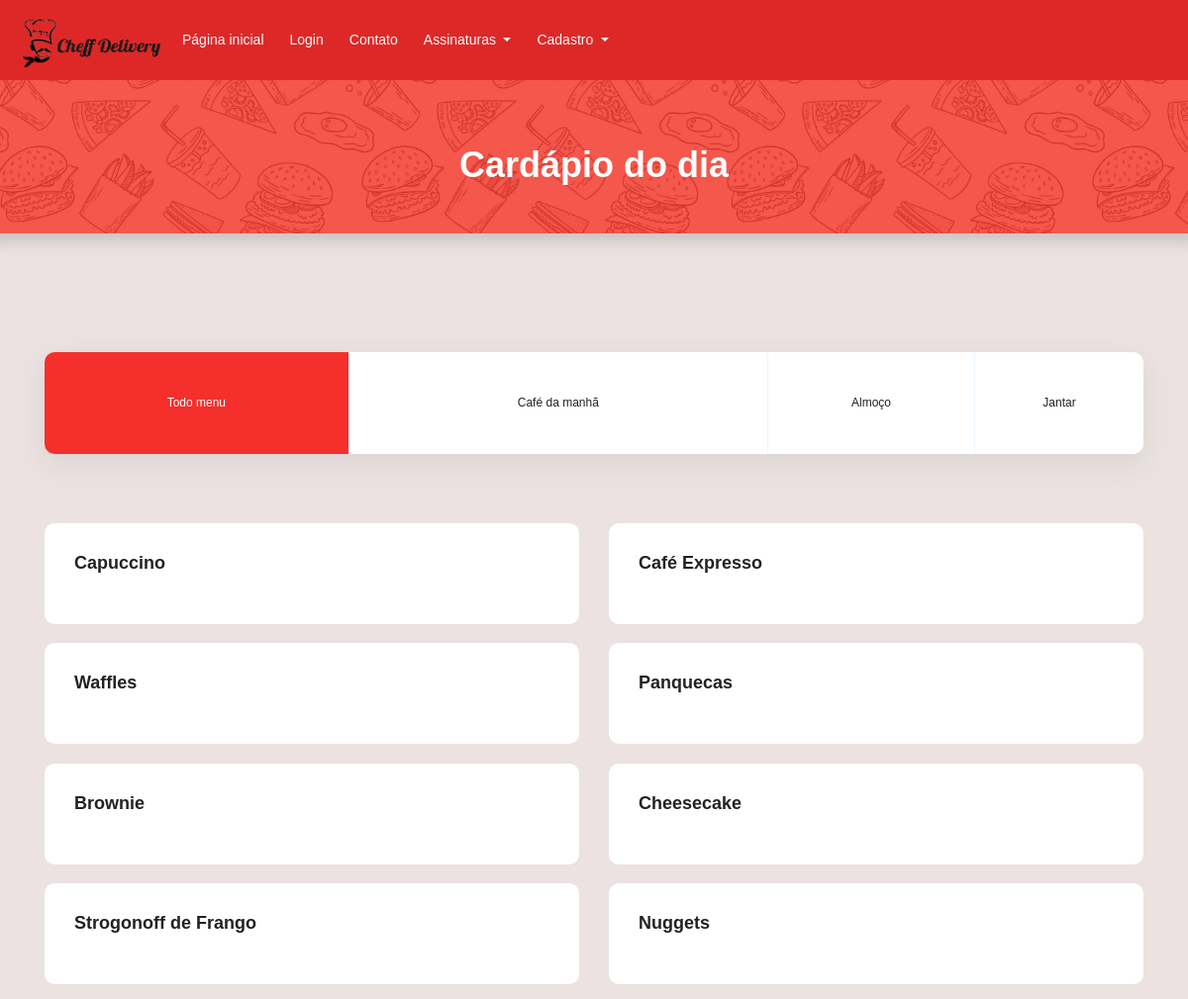
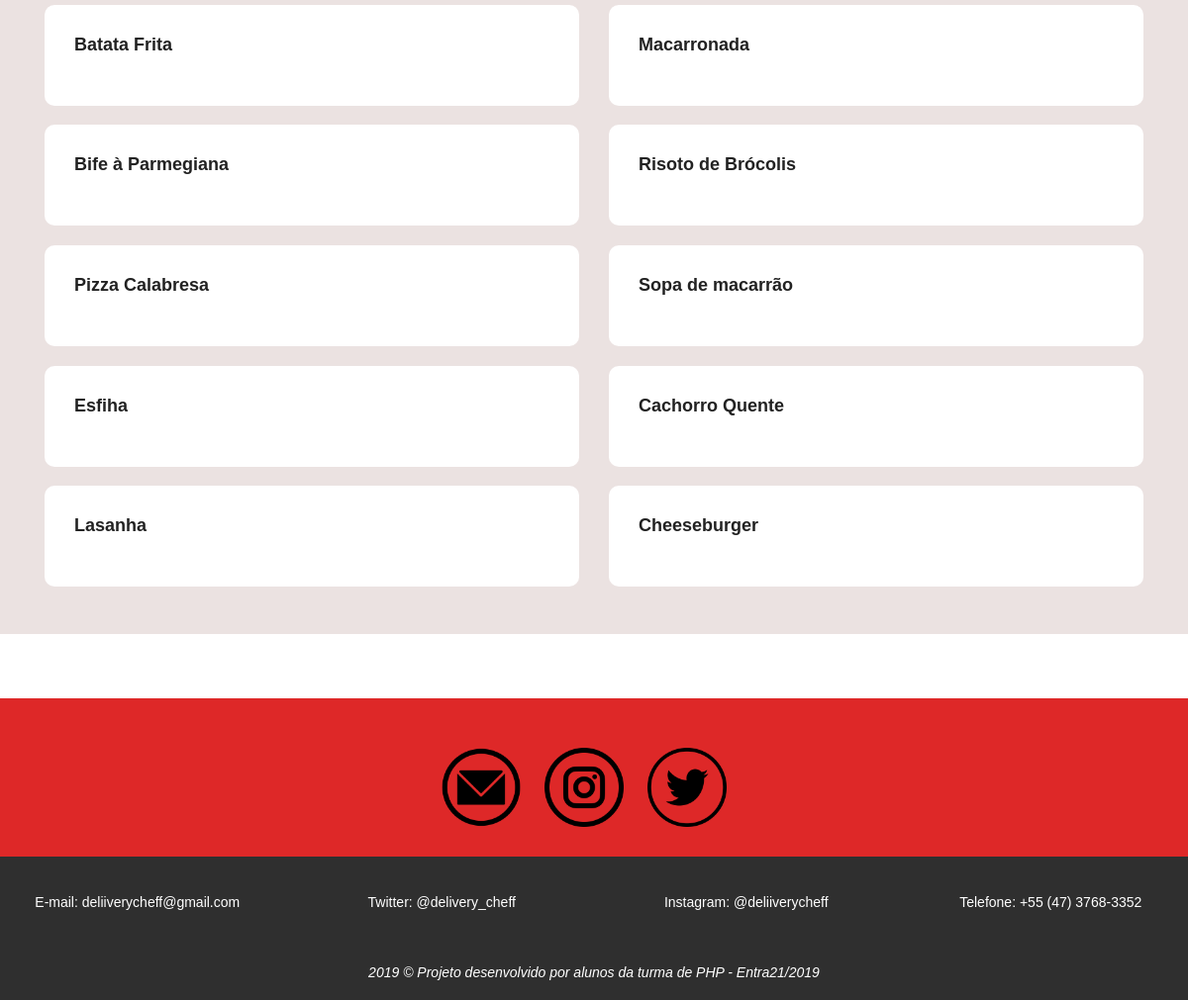
Page /cardapio.php on the committed database (2 pictures, top to bottom).
### tables this page shows
CREATE TABLE `cardapio_dia` (
  `id_cardapio` int(11) NOT NULL,
  `nome_comida` varchar(255) NOT NULL,
  `categoria_comida` enum('cafe_manha','almoco','jantar') NOT NULL
);

### cardapio.php (the view, shortened to what this page needs)
<?php
require_once"include/conexao.php";
$lista = "SELECT * FROM cardapio_dia";
$queryCardapio = mysqli_query($con, $lista);
$lista = mysqli_fetch_all($queryCardapio, MYSQLI_ASSOC);
?>
<!DOCTYPE html>
<html lang="pt-br">
<head>
	<link rel="stylesheet" href="https://stackpath.bootstrapcdn.com/bootstrap/4.3.1/css/bootstrap.min.css">
	<link rel="stylesheet" type="text/css" href="media/css/estilos.css">
	<link rel="stylesheet" href="css/linearicons.css">
	<link rel="stylesheet" href="media/css/main.css">
</head>
<body >
	<?php
	require_once "header.php";
	?>
	<div class="row">
		<div class="shadow" style="  background-color: #f2392c ;
		background-image: url('media/images/food-pattern.png');
		min-height: 100px;
		min-width: 100%;
		background-size: 30%;
		background-position: center 1050px;">
		<div class="text-center my-5" >
			<h1 class="text-white pt-3">Cardápio do dia</h1>
		</div>
	</div>
</div>
<section class="menu-area " id="menu" style="padding-top:120px;background-color: rgb(235, 226, 225)!important; ">
	<div class="container">
		<ul class="filter-wrap filters col-lg-12 no-padding">
			<li class="active" data-filter="*">Todo menu</li>
			<li data-filter=".cafe_manha">Café da manhã</li>
			<li data-filter=".almoco">Almoço</li>
			<li data-filter=".jantar">Jantar</li>
		</ul>
		<div class="filters-content pb-5">
			<div class="row grid">
				<?php foreach ($lista as $item) { ?>
					<?php if (utf8_encode($item['categoria_comida']) == 'cafe_manha'){ ?>
						<div class="col-md-6 all cafe_manha">
							<div class="single-menu">
								<div class="title-wrap d-flex justify-content-between">
									<h4><?=utf8_encode($item['nome_comida'])?></h4>
								</div>
							</div>
						</div>
					<?php } ?>
					<?php if (utf8_encode($item['categoria_comida'])== 'almoco') { ?>
						<div class="col-md-6 all almoco">
							<div class="single-menu">
								<div class="title-wrap d-flex justify-content-between">
									<h4><?=utf8_encode($item['nome_comida'])?></h4>
								</div>
							</div>
						</div>
					<?php } ?>
					<?php if (utf8_encode($item['categoria_comida']) == 'jantar' ){ ?>
						<div class="col-md-6 all jantar">
							<div class="single-menu">
								<div class="title-wrap d-flex justify-content-between">
									<h4><?=utf8_encode($item['nome_comida'])?></h4>
								</div>
							</div>
						</div>
					<?php } ?>
				<?php } ?>
			</div>
		</div>
	</div>
</section>
<?php  require_once"footer.php";?>
</body>
</html>

### media/css/estilos.css (style rules this page uses)
* { font-family: arial !important; }

### media/css/main.css (style rules this page uses)
body { color:#777;font-family:"Poppins",sans-serif;font-size:14px;font-weight:300;line-height:1.625em;position:relative }
ol,ul { margin:0;padding:0;list-style:none }
h1,h2,h3,h4,h5,h6 { font-family:"Poppins",sans-serif;color:#222;line-height:1.2em !important;margin-bottom:0;margin-top:0;font-weight:600 }
h1,.h1 { font-size:36px }
h4,.h4 { font-size:18px }
.text-white { color:#fff }
.text-center { text-align:center }
.no-padding { padding:0 }
h1 { font-size:36px }
h4 { font-size:18px }
h1,h2,h3,h4,h5,h6 { line-height:1.5em }
.menu-area { background:#f9f9ff }
.filter-wrap { background:#fff;border-radius:10px;box-shadow:0px 10px 30px 0px rgba(153,153,153,0.2) }
.menu-area .filters { text-align:center }
.menu-area .filters { padding:0;overflow:hidden }
.filter-wrap { display:table }
.filter-wrap li { display:table-cell;border-right:1px solid #edf6ff }
.filter-wrap li:last-child { border:none }
.menu-area .filters li { padding:40px 0px;max-width:184px;cursor:pointer;position:relative;color:#222;font-size:12px;font-weight:500 }
.menu-area .filters li:last-child { border-right:none }
.menu-area .filters li.active { color:#fff;background:#f42f2c }
.menu-area .filters-content { margin-top:50px }
.single-menu { background:#fff;border-radius:10px;padding:30px;margin-top:20px }
.single-menu .title-wrap { margin-bottom:20px }

### rows in the picture
cardapio_dia: nome_comida "Capuccino"
cardapio_dia: nome_comida "Café Expresso"
cardapio_dia: nome_comida "Waffles"
cardapio_dia: nome_comida "Panquecas"
cardapio_dia: nome_comida "Brownie"
cardapio_dia: nome_comida "Cheesecake"
cardapio_dia: nome_comida "Strogonoff de Frango"
cardapio_dia: nome_comida "Nuggets"
cardapio_dia: nome_comida "Batata Frita"
cardapio_dia: nome_comida "Macarronada"
cardapio_dia: nome_comida "Bife à Parmegiana"
cardapio_dia: nome_comida "Risoto de Brócolis"
cardapio_dia: nome_comida "Pizza Calabresa"
cardapio_dia: nome_comida "Sopa de macarrão"
cardapio_dia: nome_comida "Esfiha"
cardapio_dia: nome_comida "Cachorro Quente"
cardapio_dia: nome_comida "Lasanha"
cardapio_dia: nome_comida "Cheeseburger"
